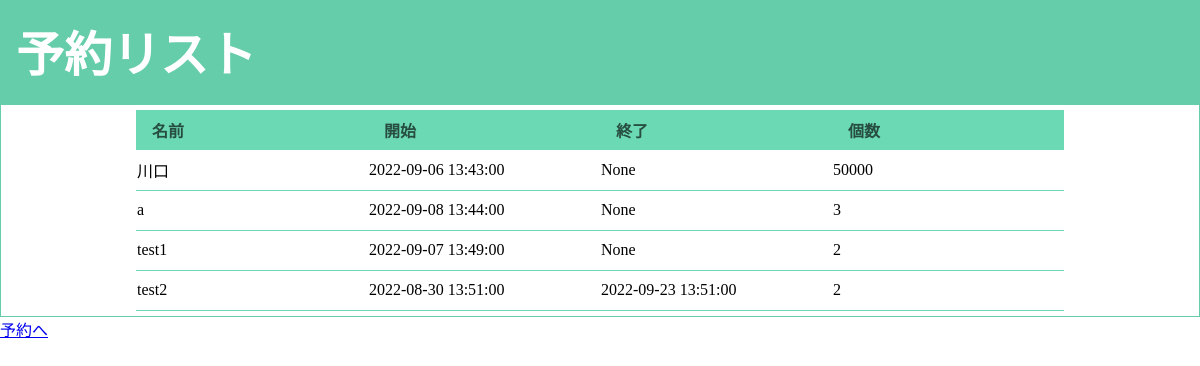
Screenshot of /reserveList with the database file from the repository.
### apps/sampleSite/models.py (models this page shows)
class Reserve(db.Model):
    __tablename__="reserve"
    id = db.Column(db.Integer,primary_key=True)
    name = db.Column(db.String)
    start_at =db.Column(db.DateTime)
    end_at = db.Column(db.DateTime)
    count = db.Column(db.Integer)

### apps/sampleSite/views.py (the view)
@sampleSite.route('/reserveList',methods=["GET"])
def reserveList():
    reserveList = Reserve.query.all()
    print(reserveList)
    return render_template("reserveList.html",reserveList=reserveList)

### apps/sampleSite/templates/reserveList.html (shortened to what this page needs)
<!DOCTYPE html>
<head>
    <link href="{{url_for('sampleSite.static',filename='css/reserveList.css')}}" rel="stylesheet"/>
</head>
<body>
    <div class="header">
        <h1>予約リスト</h1>
    </div>
    <div class="reserve">
        <table>
            <tr>
                <th>名前</th>
                <th>開始</th>
                <th>終了</th>
                <th>個数</th>
            </tr>
            {% for reserve in reserveList %}
            <tr>
                <td>{{ reserve.name}}</td>
                <td>{{ reserve.start_at}}</td>
                <td>{{ reserve.end_at}}</td>
                <td>{{ reserve.count}}</td>
            </tr>
            {% endfor %}
        </table>
    </div>
    <a href="/reserve">予約へ</a>
</body>
</html>

### apps/sampleSite/static/css/reserveList.css (style rules this page uses)
body { margin: 0; }
.header { background-color: #66cdaa; padding: 1em; }
h1 { color: #ffffff; font-size: 3em; margin: 0; }
th { text-align: left; padding: 0em 1em 0em 1em; }
.reserve { border: 1px solid #66cdaa; padding: 5px; border-top-width: 3px; border-top-color: #66cdaa; display: flex; flex-direction: column; align-items: center; }
.reserve table { border-collapse: collapse; }
.reserve tr { height: 40px; }
.reserve tr th { width: 200px; background-color: #6CD9B5; color: #264D40; }
.reserve td { border-bottom: 1px solid #6CD9B5;; }

### rows the page displays
Reserve: name "川口", start_at "2022-09-06 13:43:00", end_at "None", count "50000"
Reserve: name "a", start_at "2022-09-08 13:44:00", end_at "None", count "3"
Reserve: name "test1", start_at "2022-09-07 13:49:00", end_at "None", count "2"
Reserve: name "test2", start_at "2022-08-30 13:51:00", end_at "2022-09-23 13:51:00", count "2"
